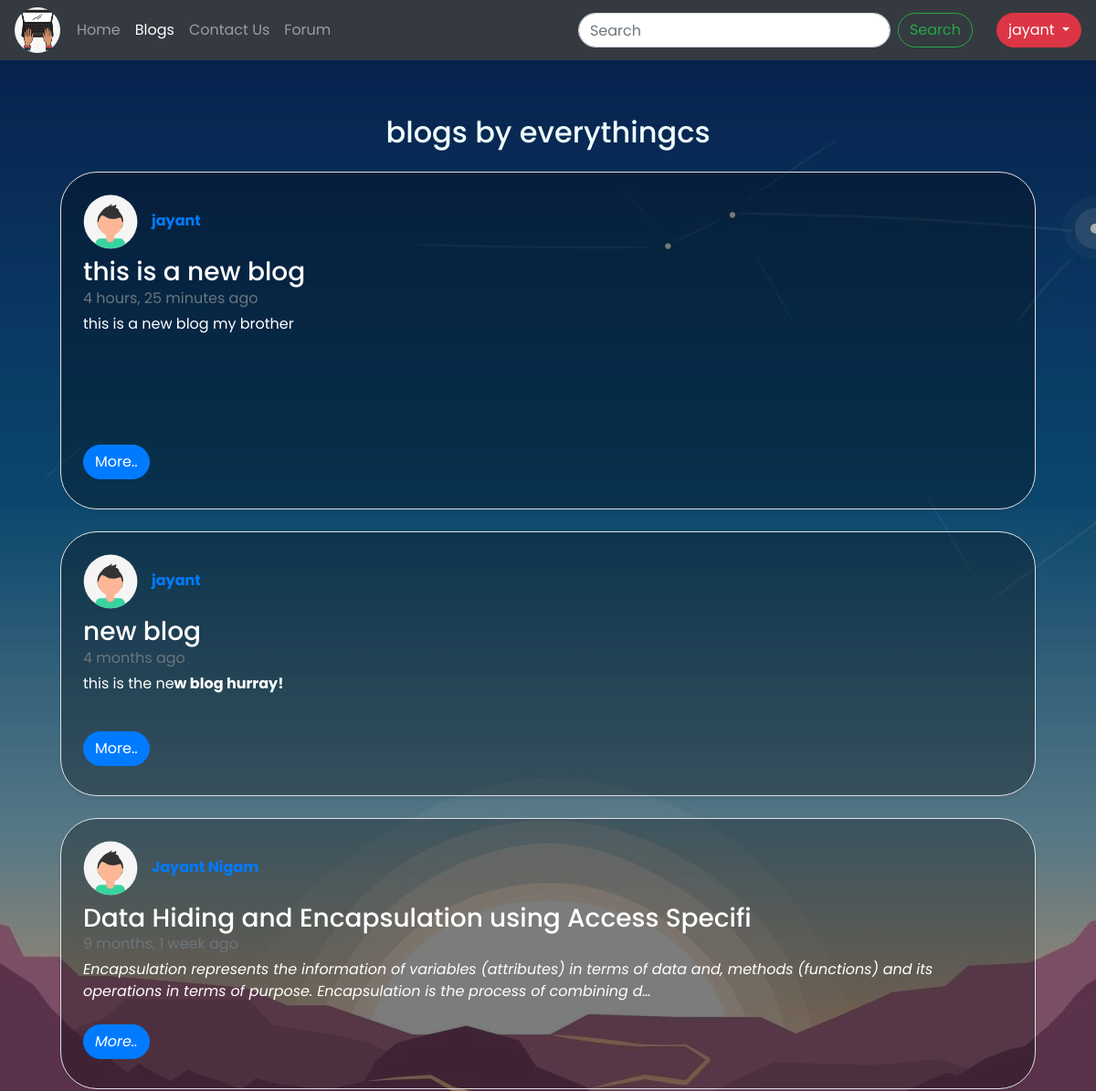
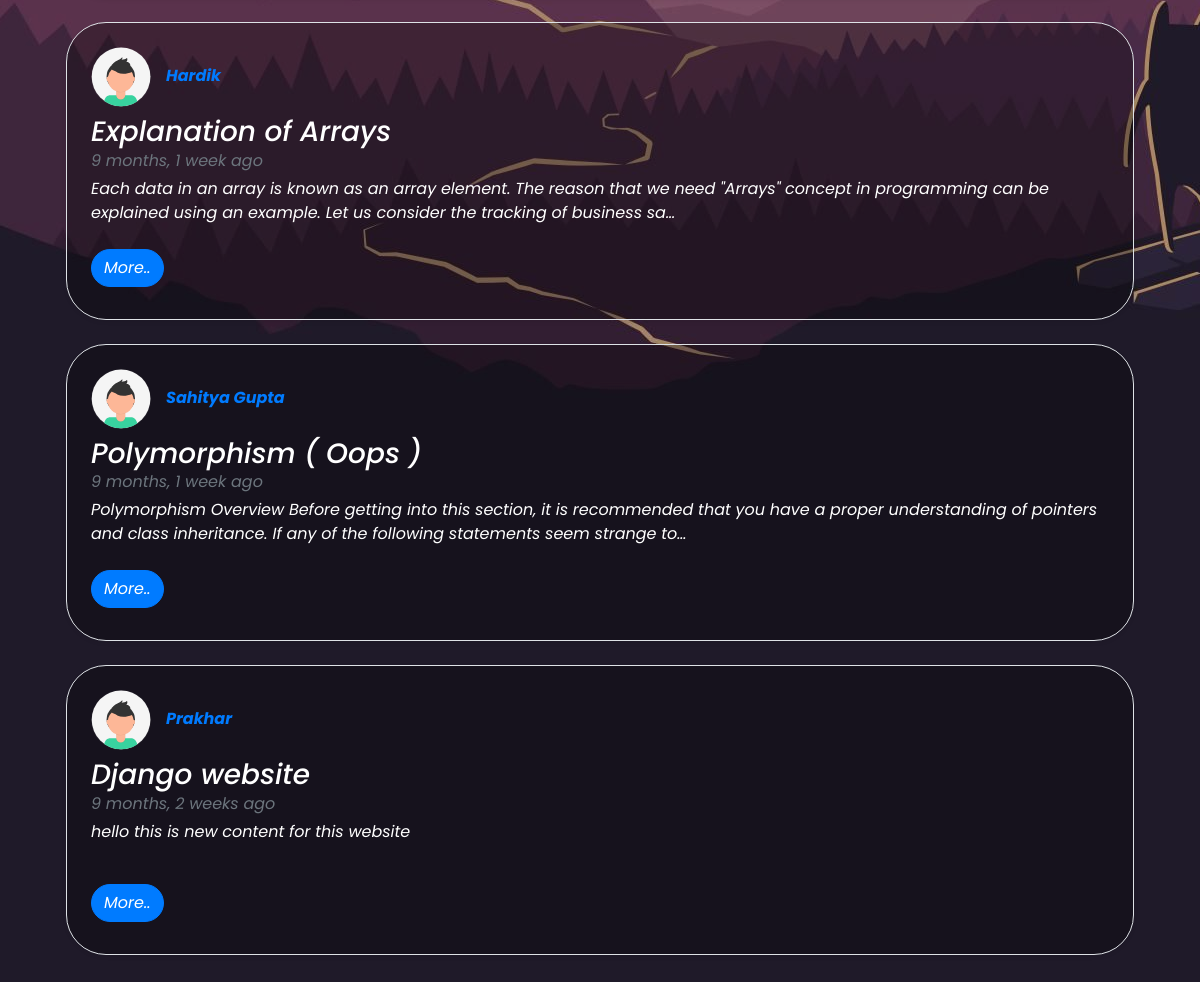
Page /blog/ (signed in) on the committed database (2 pictures, top to bottom).
### blog/models.py (models this page shows, shortened)
class Post(models.Model):
    sno = models.AutoField(primary_key=True)
    title = models.CharField(max_length=50)
    content = RichTextField(blank=True, null=True)
    author = models.CharField(max_length=50)
    slug = models.CharField(max_length=200)
    timeStamp = models.DateTimeField(auto_now_add=True)
    class Meta:
        ordering = ['-timeStamp']

### blog/views.py (the view)
# urls.py: path('', views.blogHome, name='home'),
def blogHome(request):
    allpost = Post.objects.all()
    context = {'allposts': allpost}
    return render(request, 'blog/blogHome.html', context)

### templates/blog/blogHome.html (shortened to what this page needs)
{% extends 'base.html' %}
{% load static %}
{% block head %}
<link rel="stylesheet" href="{% static 'blogHome.css' %}">
{% endblock head %}
{% block blogactive %}active {% endblock blogactive %}
{% block body %}
<div class="contact-container">
  <h2 class="text-center my-4" style="color: azure;">blogs by everythingcs</h2>
  <div class="container">
    {% for post in allposts %}
    <div class="col-md-12">
      <div class="row no-gutters border rounded overflow-hidden flex-md-row mb-4 shadow-sm h-md-250 position-relative"
        id='abc'>
        <div class="col p-4 d-flex flex-column position-static">
          <strong class="d-inline-block mb-2 text-primary"><img src="/static/images/avatar.svg" alt="" height="60px"
              style="margin-right: 15px;">{{post.author}}</strong>
          <h3 class="mb-0">{{post.title}}</h3>
          <div class="mb-1 text-muted">{{post.timeStamp|timesince}} ago</div>
          <p class="card-text mb-auto">{{post.content|truncatechars:200|safe}}</p>
          <div class="my-2">
            <a href="/blog/{{post.slug}}" role="button" class="btn btn-primary">More..</a>
          </div>
        </div>
      </div>
    </div>
    {% endfor %}
  </div>
</div>
{% endblock body %}

### templates/base.html (shortened to what this page needs)
{% load static %}
<!DOCTYPE html>
<html lang="en">
<head>
  <link rel="stylesheet" href="{% static '/base.css' %}">
  <link rel="stylesheet" href="https://stackpath.bootstrapcdn.com/bootstrap/4.5.2/css/bootstrap.min.css"
>
  {% block head %}
  {% endblock head %}
</head>
<body>
  <nav class="navbar navbar-expand-lg navbar-dark bg-dark">
    <a href="/"><img src="{% static '/images/logo.png' %}" width="50px" height="50px"
        style="border-radius: 50px; margin-right: 10px;"></a>
    <div class="collapse navbar-collapse" id="navbarSupportedContent">
      <ul class="navbar-nav mr-auto">
        <li class="nav-item {% block homeactive %}
          {% endblock homeactive %}">
          <a class="nav-link" href="/">Home <span class="sr-only">(current)</span></a>
        </li>
        <li class="nav-item {% block blogactive %}
          {% endblock blogactive %}">
          <a class="nav-link" href="/blog">Blogs</a>
        </li>
        <li class="nav-item {% block contactactive %}
           {% endblock contactactive %}">
          <a class="nav-link" href="/contact">Contact Us</a>
        </li>
        <li class="nav-item {% block doubtactive %}
           {% endblock doubtactive %}">
          <a class="nav-link" href="{% url 'all-questions' %}">Forum</a>
        </li>
      </ul>
      <form method='get' action='/search' class="form-inline my-2 my-lg-0">
        <input class="form-control mr-sm-2" style="border-radius: 50px;" type="search" placeholder="Search"
          aria-label="Search" name='query' id='search' />
        <button class="btn btn-outline-success my-2 my-sm-0 mr-3" type="submit">
          Search
        </button>
      </form>
      {% if user.is_authenticated %}
      <div class="btn-group">
        <button type="button" class="btn btn-danger dropdown-toggle" data-toggle="dropdown" aria-haspopup="true"
          aria-expanded="false" id='user-button'>
          {{request.user}}
        </button>
      </div>
      {% else %}
      <a class="btn btn-outline-success my-2 my-sm-0 mr-3" href="/loginpage" role="button">SignIn</a>
      {% endif %}
    </div>
  </nav>
  {% block body %} {% endblock body %}
</body>
</html>

### static/base.css (style rules this page uses)
body { margin: 0px !important; font-family: 'Poppins', sans-serif !important; font-size: 1rem !important; background:url("/static/images/vector-purple.jpg"); background-repeat: repeat; background-blend-mode: darken; background-position: center; }
.btn { border-radius: 50px !important; }
#user-button { margin-left: 10px; }

### static/blogHome.css (style rules this page uses)
#abc { background: rgba(0, 0, 0, .3); border-radius: 40px !important; color: rgb(255, 255, 255); }
.contact-container { background: rgba(0, 0, 0, 0.3); padding: 3%; }

### rows in the picture
Post: author "jayant", title "this is a new blog", timeStamp "4 hours, 25 minutes", content "this is a new blog my brother"
Post: author "jayant", title "new blog", timeStamp "4 months", content "this is the ne w blog hurray!"
Post: author "Jayant Nigam", title "Data Hiding and Encapsulation using Access Specifi", timeStamp "9 months, 1 week", content "Encapsulation represents the information of variables (attributes) in terms of data and, methods (functions) and its operations in terms of purpose. Encapsulation is the process of combining d…"
Post: author "Hardik", title "Explanation of Arrays", timeStamp "9 months, 1 week", content "Each data in an array is known as an array element. The reason that we need \"Arrays\" concept in programming can be explained using an example. Let us consider the tracking of business sa…"
Post: author "Sahitya Gupta", title "Polymorphism ( Oops )", timeStamp "9 months, 1 week", content "Polymorphism Overview Before getting into this section, it is recommended that you have a proper understanding of pointers and class inheritance. If any of the following statements seem strange to…"
Post: author "Prakhar", title "Django website", timeStamp "9 months, 2 weeks", content "hello this is new content for this website"

### other values in the picture
{{ request.user }} "jayant"
